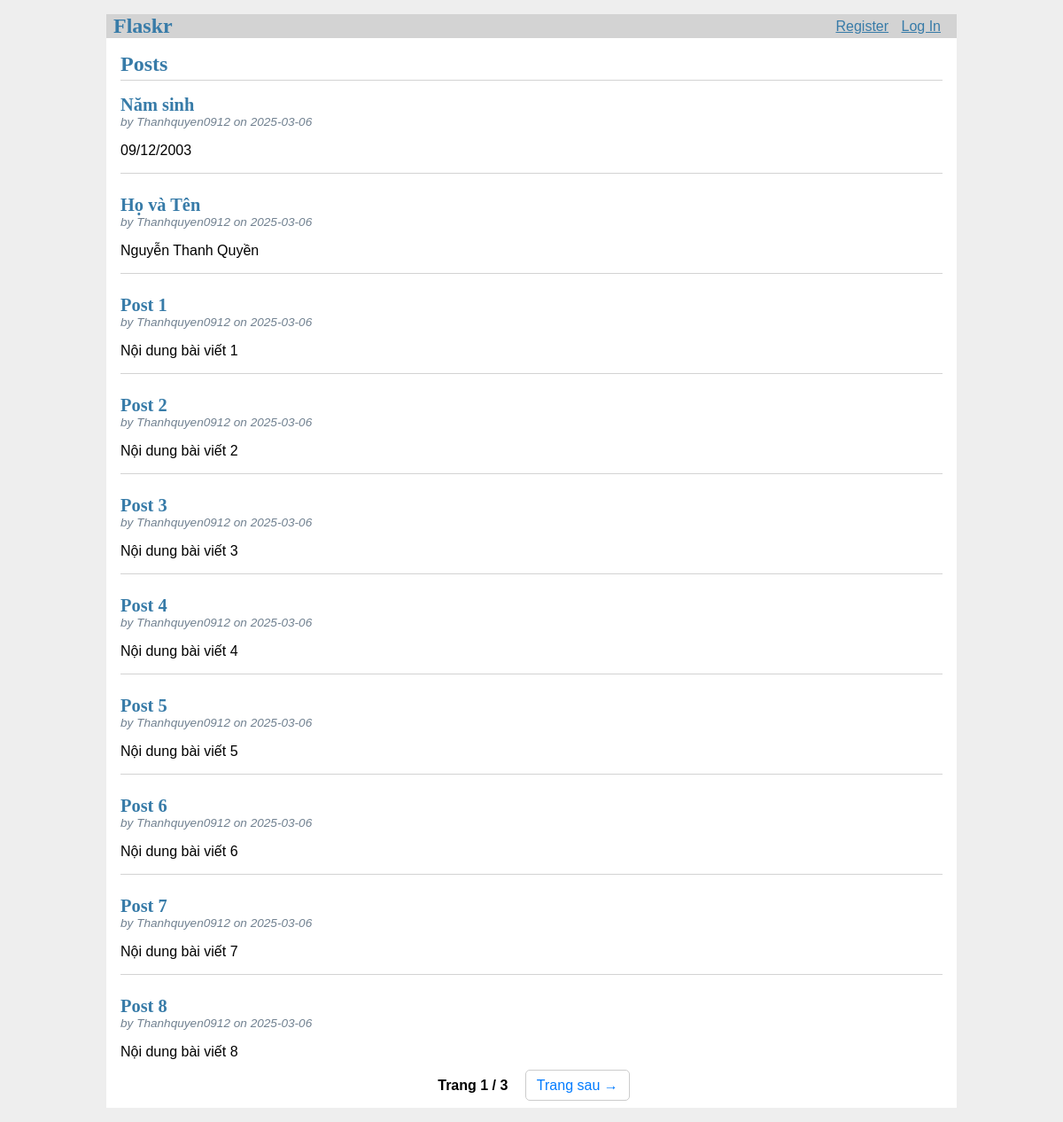
Before: / with the older database file.
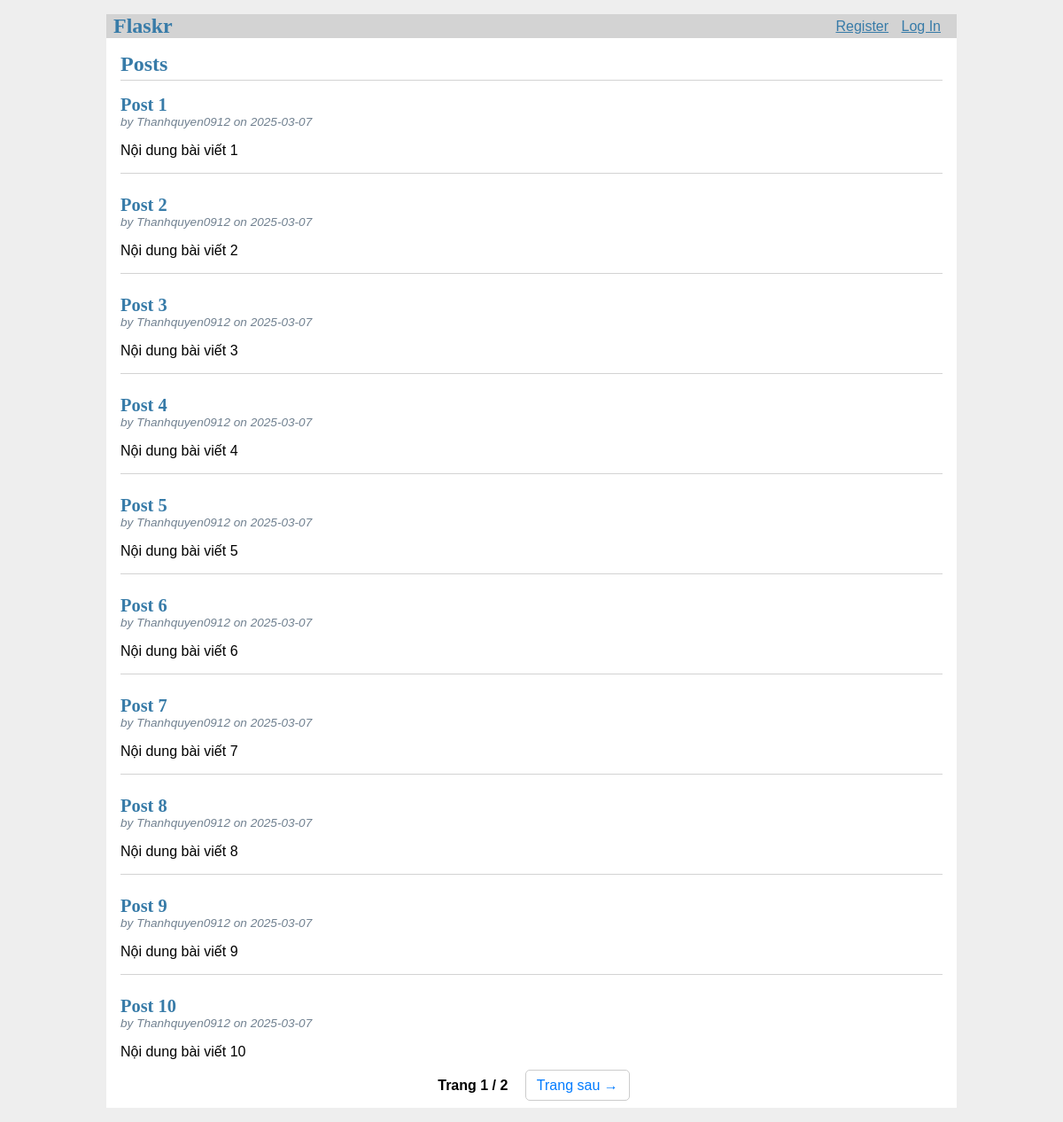
After: the same page with the newer database file.
### tables this page shows
CREATE TABLE post (
  id INTEGER PRIMARY KEY AUTOINCREMENT,
  author_id INTEGER NOT NULL,
  created TIMESTAMP NOT NULL DEFAULT CURRENT_TIMESTAMP,
  title TEXT NOT NULL,
  body TEXT NOT NULL,
  FOREIGN KEY (author_id) REFERENCES user (id)
);

CREATE TABLE user (
  id INTEGER PRIMARY KEY AUTOINCREMENT,
  username TEXT UNIQUE NOT NULL,
  password TEXT NOT NULL,
  is_blocked INTEGER DEFAULT 0
);

### flaskr/blog.py (the view)
@bp.route('/')
def index():
    db = get_db()
    page = request.args.get('page', 1, type=int)  # Lấy số trang từ URL (mặc định là 1)
    per_page = 10  # Số bài viết mỗi trang
    offset = (page - 1) * per_page  # Tính vị trí bắt đầu của bài viết
    posts = db.execute(
        '''SELECT p.id, title, body, created, author_id, username
           FROM post p JOIN user u ON p.author_id = u.id
           ORDER BY created DESC
           LIMIT ? OFFSET ?''',
        (per_page, offset)
    ).fetchall()
    total_posts = db.execute('SELECT COUNT(id) FROM post').fetchone()[0]
    total_pages = (total_posts + per_page - 1) // per_page  # Tính tổng số trang
    return render_template('blog/index.html', posts=posts, page=page, total_pages=total_pages)

### flaskr/auth.py (called while the page is built)
@bp.before_app_request
def load_logged_in_user():
    user_id = session.get('user_id')
    if user_id is None:
        g.user = None
    else:
        g.user = get_db().execute(
            'SELECT * FROM user WHERE id = ?', (user_id,)
        ).fetchone()

### flaskr/db.py (called while the page is built)
def get_db():
    if 'db' not in g:
        g.db = sqlite3.connect(
            current_app.config['DATABASE'],
            detect_types=sqlite3.PARSE_DECLTYPES
        )
        g.db.row_factory = sqlite3.Row
    return g.db

### flaskr/templates/blog/index.html (shortened to what this page needs)
{% extends 'base.html' %}
{% block header %}
  <h1>{% block title %}Posts{% endblock %}</h1>
{% endblock %}
{% block content %}
  {% for post in posts %}
    <article class="post">
      <header>
        <div>
          <h1>{{ post['title'] }}</h1>
          <div class="about">by {{ post['username'] }} on {{ post['created'].strftime('%Y-%m-%d') }}</div>
        </div>
      </header>
      <p class="body">{{ post['body'] }}</p>
    </article>
    {% if not loop.last %}
      <hr>
    {% endif %}
  {% endfor %}
  <div class="pagination">
    <span>Trang {{ page }} / {{ total_pages }}</span>
    {% if page < total_pages %}
      <a href="{{ url_for('blog.index', page=page+1) }}">Trang sau →</a>
    {% endif %}
  </div>
{% endblock %}

Changed rows visible on the page:
removed post: title "Năm sinh", username "Thanhquyen0912", created "2025-03-06", body "09/12/2003"
removed post: title "Họ và Tên", username "Thanhquyen0912", created "2025-03-06", body "Nguyễn Thanh Quyền"
changed post "Post 1": created "2025-03-06" → "2025-03-07"
changed post "Post 2": created "2025-03-06" → "2025-03-07"
changed post "Post 3": created "2025-03-06" → "2025-03-07"
changed post "Post 4": created "2025-03-06" → "2025-03-07"
changed post "Post 5": created "2025-03-06" → "2025-03-07"
changed post "Post 6": created "2025-03-06" → "2025-03-07"
changed post "Post 7": created "2025-03-06" → "2025-03-07"
changed post "Post 8": created "2025-03-06" → "2025-03-07"
now on this page (row edited): post: title "Post 9", username "Thanhquyen0912", created "2025-03-07", body "Nội dung bài viết 9"
now on this page (row edited): post: title "Post 10", username "Thanhquyen0912", created "2025-03-07", body "Nội dung bài viết 10"
Other visible differences:
{{ total_pages }}: "3" → "2"
